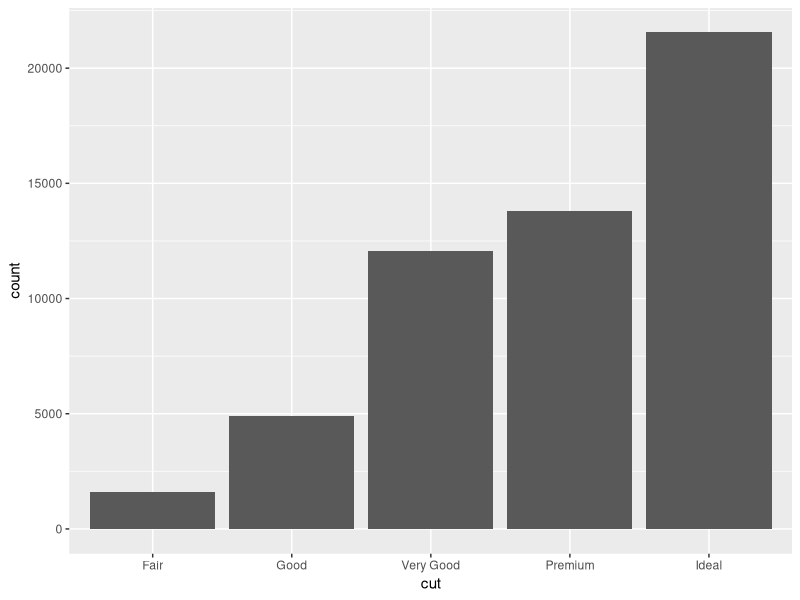
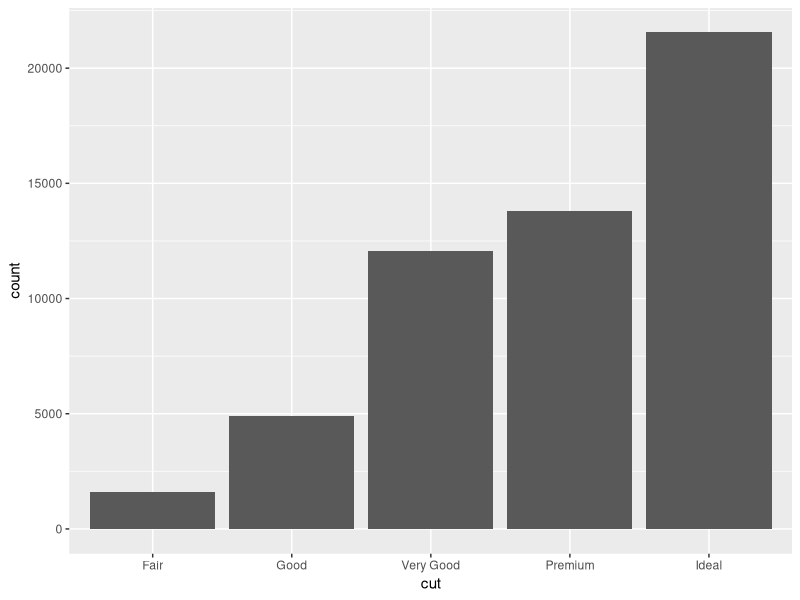
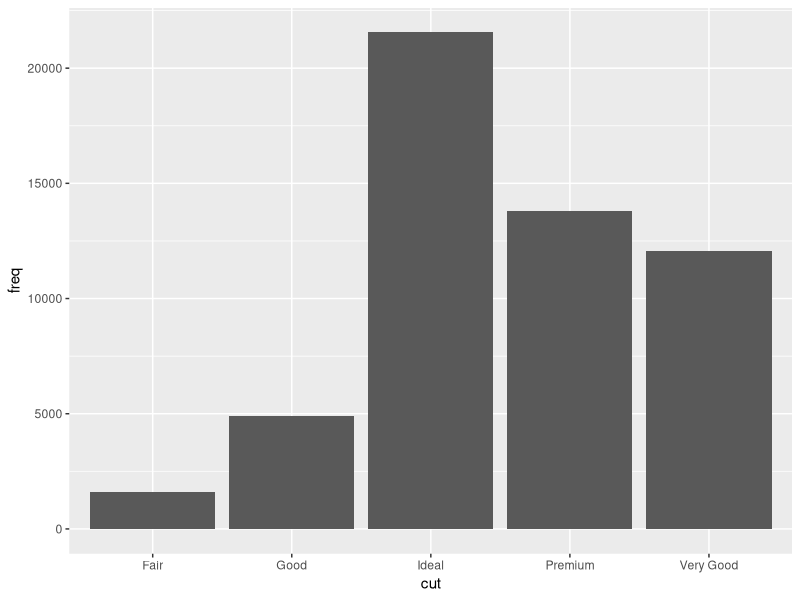
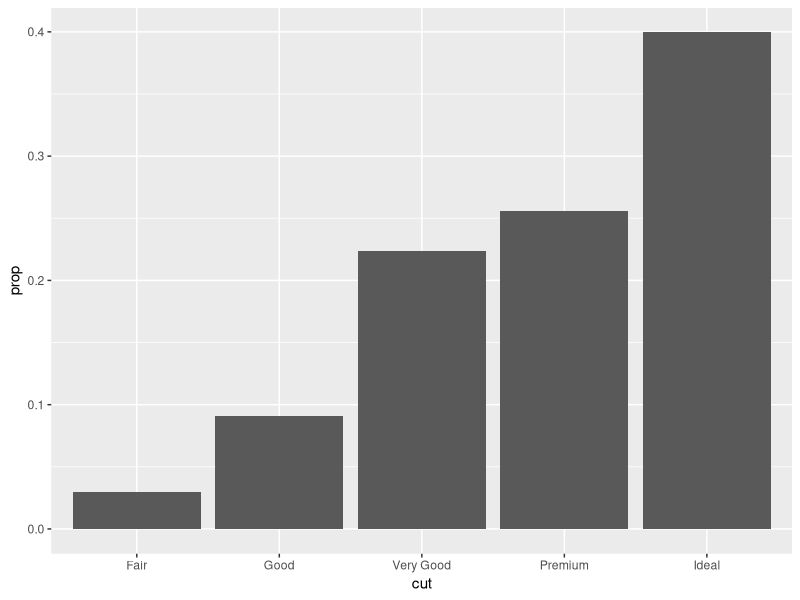
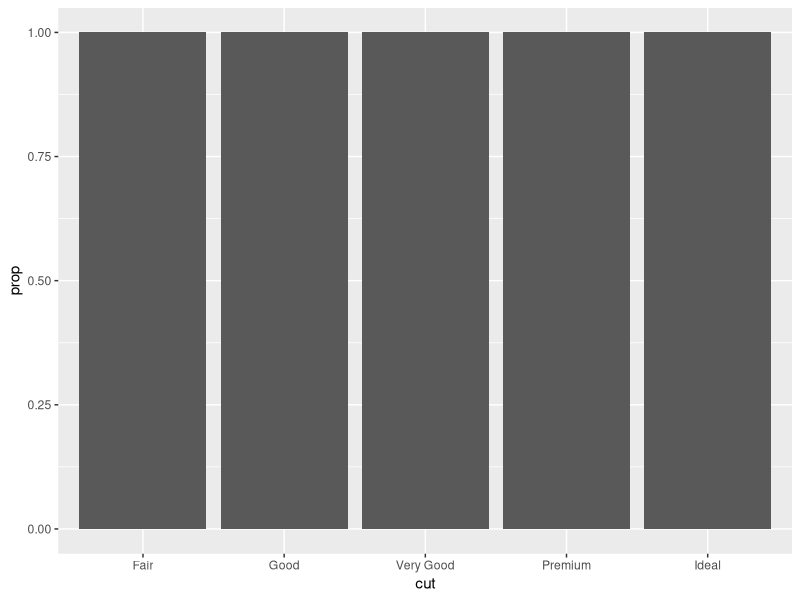
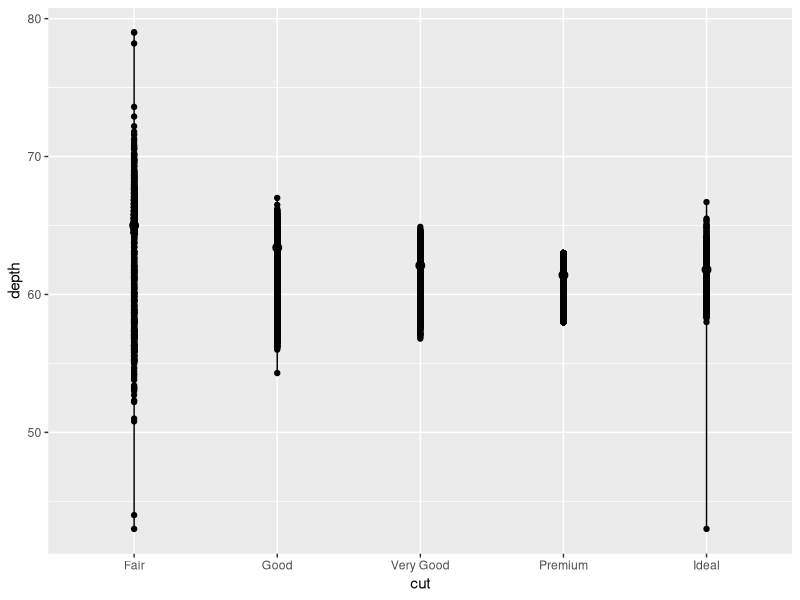
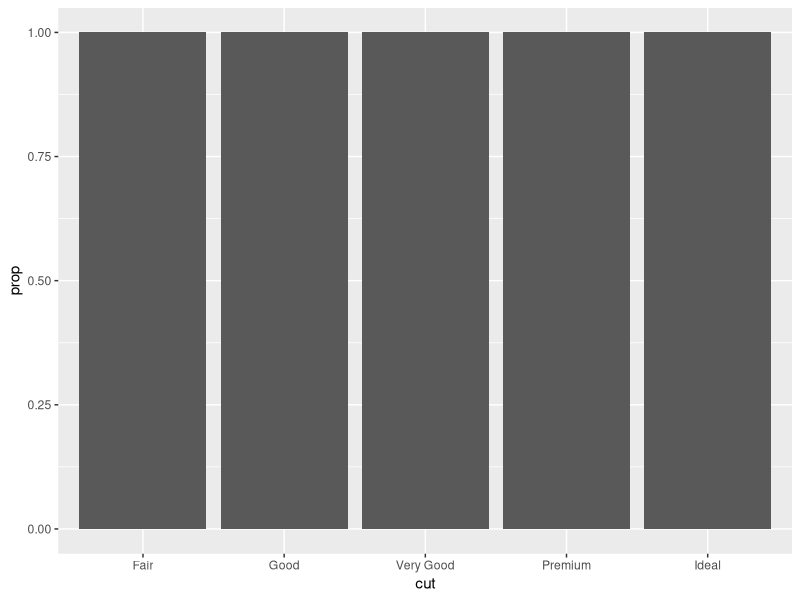
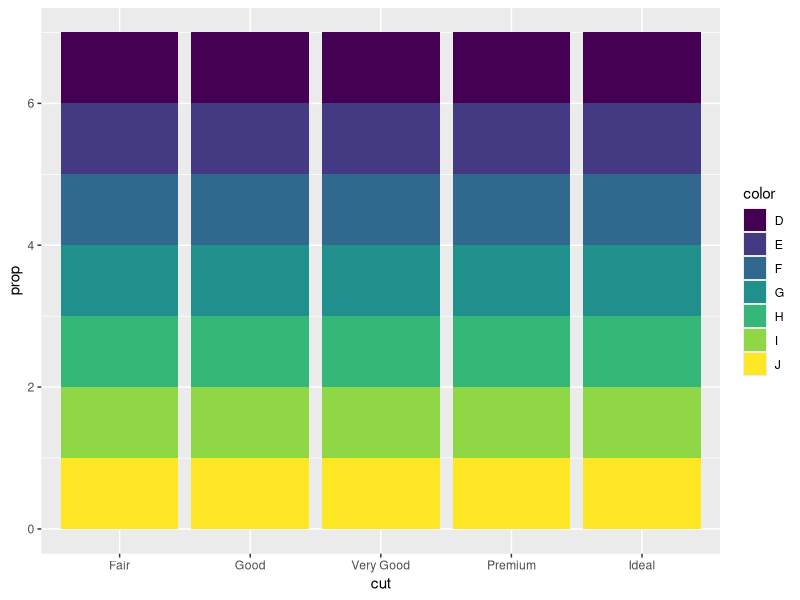

Generate these figures, in order, with R:
## ---- chunk 1
library(tidyverse)
## ---- chunk 2
ggplot(data = diamonds) + 
  geom_bar(mapping = aes(x = cut))
## ---- chunk 3
ggplot(data = diamonds) + 
  stat_count(mapping = aes(x = cut))
## ---- chunk 4
demo <- tribble(
  ~cut,         ~freq,
  "Fair",       1610,
  "Good",       4906,
  "Very Good",  12082,
  "Premium",    13791,
  "Ideal",      21551
)

ggplot(data = demo) +
  geom_bar(mapping = aes(x = cut, y = freq), stat = "identity")
## ---- chunk 5
ggplot(data = diamonds) + 
  geom_bar(mapping = aes(x = cut, y = ..prop.., group = 1))
## ---- chunk 6
ggplot(data = diamonds) + 
  geom_bar(mapping = aes(x = cut, y = ..prop..))
## ---- chunk 7
ggplot(data = diamonds,mapping = aes(x = cut, y = depth)) + 
  stat_summary(
    fun.ymin = min,
    fun.ymax = max,
    fun.y = median) + geom_point()
## ---- chunk 8
ggplot(data = diamonds) + 
  geom_bar(mapping = aes(x = cut, y = ..prop..))
ggplot(data = diamonds) + 
  geom_bar(mapping = aes(x = cut, fill = color, y = ..prop..))
## ---- chunk 9
ggplot(data = diamonds) + 
  geom_bar(mapping = aes(x = cut, color = cut))
ggplot(data = diamonds) + 
  geom_bar(mapping = aes(x = cut, fill = cut))
## ---- chunk 10
ggplot(data = diamonds) + 
  geom_bar(mapping = aes(x = cut, fill = clarity))
## ---- chunk 11
ggplot(data = diamonds, mapping = aes(x = cut, fill = clarity)) + 
  geom_bar(alpha = 1/5, position = "identity")
ggplot(data = diamonds, mapping = aes(x = cut, colour = clarity)) + 
  geom_bar(fill = NA, position = "identity")
## ---- chunk 12
ggplot(data = diamonds) + 
  geom_bar(mapping = aes(x = cut, fill = clarity), position = "fill")
## ---- chunk 13
ggplot(data = diamonds) + 
  geom_bar(mapping = aes(x = cut, fill = clarity), position = "dodge")
## ---- chunk 14
ggplot(data = mpg) + 
  geom_point(mapping = aes(x = displ, y = hwy), position = "jitter")
## ---- chunk 15
ggplot(data = mpg, mapping = aes(x = class, y = hwy)) + 
  geom_boxplot()
ggplot(data = mpg, mapping = aes(x = class, y = hwy)) + 
  geom_boxplot() +
  coord_flip()
## ---- chunk 16
bar <- ggplot(data = diamonds) + 
  geom_bar(
    mapping = aes(x = cut, fill = cut), 
    show.legend = FALSE,
    width = 1
  ) + 
  theme(aspect.ratio = 1) +
  labs(x = NULL, y = NULL)

bar + coord_flip()    #x축 y축 변환
bar + coord_polar()   
## ---- chunk 17
#ggplot(data = <DATA>) + 
#  <GEOM_FUNCTION>(
#     mapping = aes(<MAPPINGS>),
#     stat = <STAT>, 
#     position = <POSITION>
#  ) +
#  <COORDINATE_FUNCTION> +
#  <FACET_FUNCTION>
